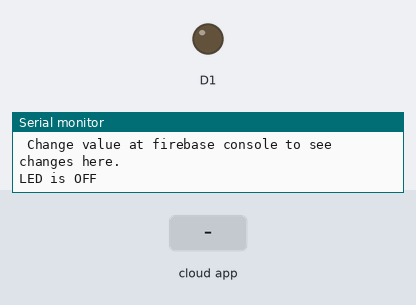
Recording of a sketch running on a simulated ESP8266 (NodeMCU). Parts: output pins drawn as LEDs (lit = HIGH), the last lines printed to the serial monitor. Inputs (shaded band) come from the test bench. WiFi joins after 1.5 s; servers stay silent unless stated; the Firebase database answers and starts empty.

Above: at 2.7 s.
2.8 s: the phone or cloud app sets LED_STATUS to 1
At 3.5 s:
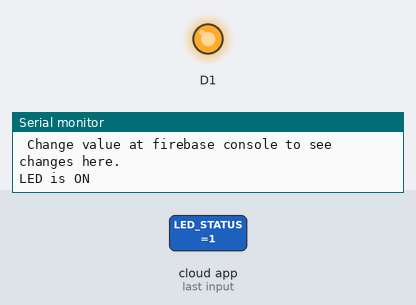
4.3 s: the phone or cloud app sets LED_STATUS to 0
At 4.9 s:
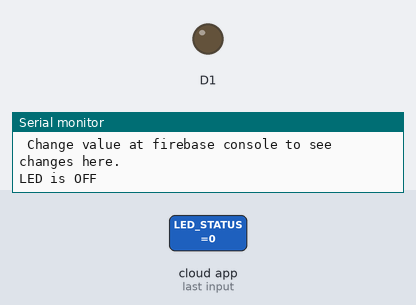
Timing chart, 0 to 7.3 s (numbered marks = the images above; inputs shaded):
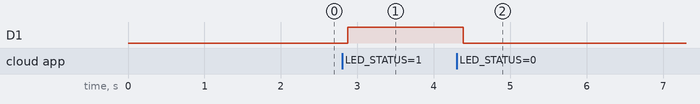

The sketch:

readingFromFirebase-esp2.ino
```cpp
#include <ESP8266WiFi.h>
#include <FirebaseESP8266.h>

const char *ssid =  "HaniHome-2.4GHz";      //WiFi SSID to which you want NodeMCU to connect
const char *pass =  "hani@2016";     //Password of your wifi network

WiFiClient client;


#define FIREBASE_HOST "homeautomation-6d999-default-rtdb.firebaseio.com"                     //Your Firebase Project URL goes here without "http:" , "\" and "/"
#define FIREBASE_AUTH "1rknUEZTjXVlUz6avz3mx9nnHlC9zxYu1PHjBiPy" //Your Firebase Database Secret goes here


// Declare the Firebase Data object in the global scope
FirebaseData firebaseData;

int val=0;

void setup() {
  // put your setup code here, to run once:
       Serial.begin(115200);
       delay(10);

       Serial.println("Connecting to ");
       Serial.println(ssid);

       WiFi.begin(ssid, pass);
       while (WiFi.status() != WL_CONNECTED)
          {
            delay(500);
            Serial.print(".");
          }
      Serial.println("");
      Serial.println("WiFi connected to: ");
      Serial.println(ssid);
      Serial.print("IP Address is : ");
      Serial.println(WiFi.localIP());

                                   // Select the same baud rate if you want to see the datas on Serial Monitor
  pinMode(D1,OUTPUT);
  Serial.println("Serial communication started\n\n");

                                     //try to connect with wifi


  Serial.println();

                                              //print local IP address
  Firebase.begin(FIREBASE_HOST, FIREBASE_AUTH);   // connect to firebase
  Serial.println("Connected to firebase");
  Firebase.reconnectWiFi(true);
//  delay(1000);
}


void loop() {
  if (Firebase.getInt(firebaseData, "LED_STATUS")) {                           // On successful Read operation, function returns 1

    if (firebaseData.dataType() == "int") {                            // print read data if it is integer

      val = firebaseData.intData();
      Serial.println(val);
      Serial.println("\n Change value at firebase console to see changes here.");
//      delay(1000);
      if((int)val==1){
        Serial.println("LED is ON");
        digitalWrite(D1,HIGH);
//        delay(1000);
      }
      else{
        Serial.println("LED is OFF");
        digitalWrite(D1,LOW);
//        delay(1000);
      }
    }

//    delay(1000);
 }
}
```

Measured:
- after the input at 2.8 s, D1: LOW → HIGH after 0.08 s
- after the input at 4.3 s, D1: HIGH → LOW after 0.08 s
